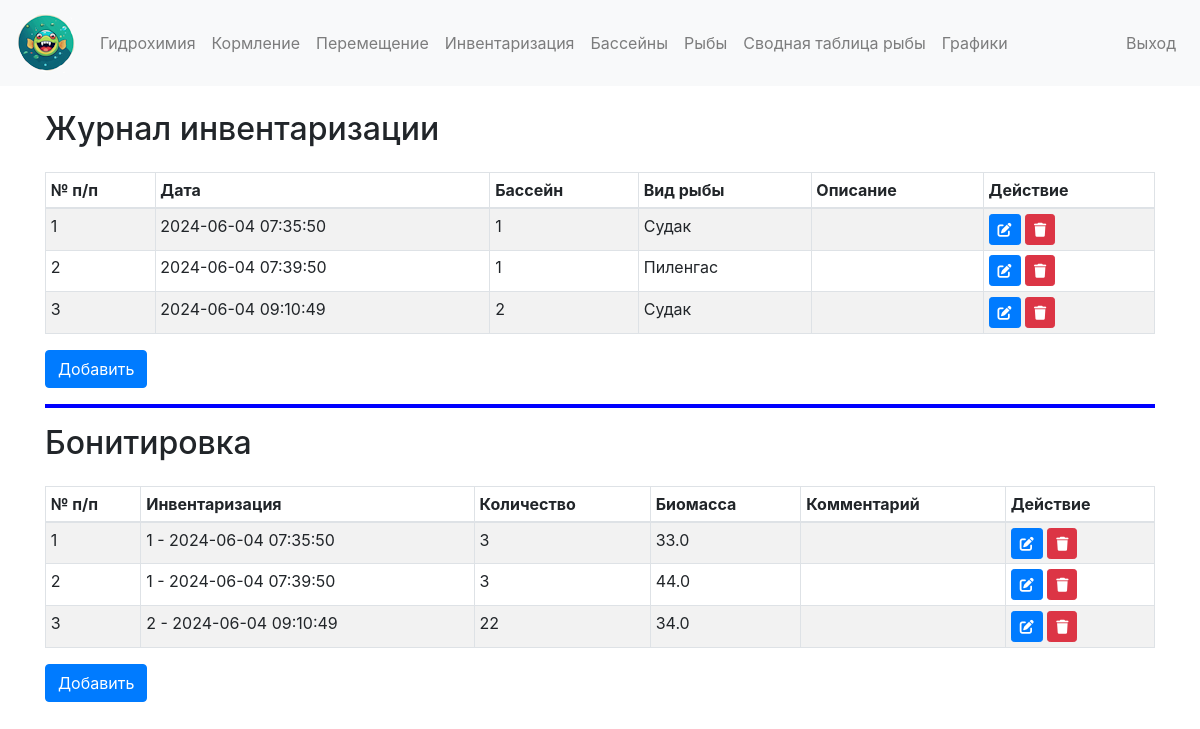
Page /inventory (signed in) on the committed database.
### app/models.py (models this page shows)
class FishInventory(db.Model):
    id = db.Column(db.Integer, primary_key=True)
    control_date = db.Column(db.Integer, nullable=False)
    pool_id = db.Column(db.Integer, db.ForeignKey('pool.id'), nullable=False)
    fish_type_id = db.Column(db.Integer, db.ForeignKey('fish_type.id'), nullable=False)
    control_desc = db.Column(db.Text, nullable=True)
    pool = db.relationship('Pool', backref=db.backref('fish_inventories', lazy=True))
    fish_type = db.relationship('FishType', backref=db.backref('fish_inventories', lazy=True))

class Pool(db.Model):
    id = db.Column(db.Integer, primary_key=True)
    name = db.Column(db.String(100), nullable=False)

class FishType(db.Model):
    id = db.Column(db.Integer, primary_key=True)
    name = db.Column(db.String(100), nullable=False)

class FishBoning(db.Model):
    id = db.Column(db.Integer, primary_key=True)
    fish_inventory_id = db.Column(db.Integer, db.ForeignKey('fish_inventory.id'), nullable=False)
    fish_number = db.Column(db.Integer, nullable=False)
    fish_biomass = db.Column(db.Float, nullable=False)
    fish_comment = db.Column(db.Text, nullable=True)
    fish_inventory = db.relationship('FishInventory', backref=db.backref('fish_bonings', lazy=True))

### app/app.py (the view)
@app.route('/inventory')
@login_required
def inventory():
    fish_inventories = FishInventory.query.all()
    fish_bonings = FishBoning.query.all()
    return render_template('inventory.html', fish_inventories=fish_inventories, fish_bonings=fish_bonings, title='Инвентаризация')

### app/app.py (called while the page is built)
@login_manager.user_loader
def load_user(user_id):
    return User.query.get(int(user_id))

@app.template_filter('datetimeformat')
def datetimeformat(value, format='%Y-%m-%d %H:%M:%S'):
    return datetime.fromtimestamp(value).strftime(format)

### app/templates/inventory.html
{% extends "base.html" %}
{% block content %}
<h2>Журнал инвентаризации</h2>
<table class="table table-compact table-striped table-bordered mt-4">
    <thead>
        <tr>
            <th>№ п/п</th>
            <th>Дата</th>
            <th>Бассейн</th>
            <th>Вид рыбы</th>
            <th>Описание</th>
            <th>Действие</th>
        </tr>
    </thead>
    <tbody>
        {% for fish_inventory in fish_inventories %}
        <tr>
            <td>{{ fish_inventory.id }}</td>
            <td>{{ fish_inventory.control_date | datetimeformat }}</td>
            <td>{{ fish_inventory.pool.name }}</td>
            <td>{{ fish_inventory.fish_type.name }}</td>
            <td>{{ fish_inventory.control_desc }}</td>
            <td>
                <a href="{{ url_for('edit_fish_inventory', inventory_id=fish_inventory.id) }}" class="btn btn-sm btn-primary"><i class="fas fa-edit"></i></a>
                <form action="{{ url_for('delete_fish_inventory', inventory_id=fish_inventory.id) }}" method="post" style="display:inline;">
                    <button type="submit" class="btn btn-sm btn-danger"><i class="fas fa-trash"></i></button>
                </form>
            </td>
        </tr>
        {% endfor %}
    </tbody>
</table>
<a href="{{ url_for('new_fish_inventory') }}" class="btn btn-primary">Добавить</a>
<hr style="border: 2px solid blue;">
<h2>Бонитировка</h2>
<table class="table table-compact table-striped table-bordered mt-4">
    <thead>
        <tr>
            <th>№ п/п</th>
            <th>Инвентаризация</th>
            <th>Количество</th>
            <th>Биомасса</th>
            <th>Комментарий</th>
            <th>Действие</th>
        </tr>
    </thead>
    <tbody>
        {% for fish_boning in fish_bonings %}
        <tr>
            <td>{{ fish_boning.id }}</td>
            <td>{{ fish_boning.fish_inventory.pool.name }} - {{ fish_boning.fish_inventory.control_date | datetimeformat }}</td>
            <td>{{ fish_boning.fish_number }}</td>
            <td>{{ fish_boning.fish_biomass }}</td>
            <td>{{ fish_boning.fish_comment }}</td>
            <td>
                <a href="{{ url_for('edit_fish_boning', boning_id=fish_boning.id) }}" class="btn btn-sm btn-primary"><i class="fas fa-edit"></i></a>
                <form action="{{ url_for('delete_fish_boning', boning_id=fish_boning.id) }}" method="post" style="display:inline;">
                    <button type="submit" class="btn btn-sm btn-danger"><i class="fas fa-trash"></i></button>
                </form>
            </td>
        </tr>
        {% endfor %}
    </tbody>
</table>
<a href="{{ url_for('new_fish_boning') }}" class="btn btn-primary">Добавить</a>
{% endblock %}

### app/templates/base.html (style rules this page uses)
.table-compact th, .table-compact td { padding: 0.3rem; }

### rows in the picture
FishInventory: id "1", control_date "2024-06-04 07:35:50", pool.name "1", fish_type.name "Судак"
FishInventory: id "2", control_date "2024-06-04 07:39:50", pool.name "1", fish_type.name "Пиленгас"
FishInventory: id "3", control_date "2024-06-04 09:10:49", pool.name "2", fish_type.name "Судак"
FishBoning: id "1", fish_inventory.pool.name "1", fish_inventory.control_date "2024-06-04 07:35:50", fish_number "3", fish_biomass "33.0"
FishBoning: id "2", fish_inventory.pool.name "1", fish_inventory.control_date "2024-06-04 07:39:50", fish_number "3", fish_biomass "44.0"
FishBoning: id "3", fish_inventory.pool.name "2", fish_inventory.control_date "2024-06-04 09:10:49", fish_number "22", fish_biomass "34.0"
